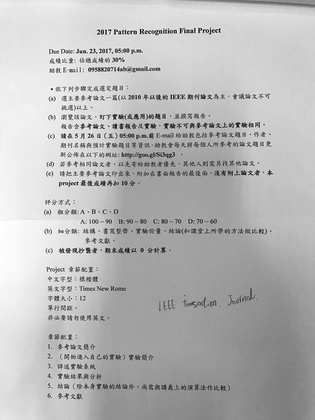
%> input picture PR-project/pics/4.jpg, 315 x 420 px, shrunk from 1080 x 1440 before the run
$ octave KM.m   (GNU Octave 9; MATLAB toolbox functions it lacks are replaced by stand-ins)
%> lines starting %> are read from the running program, lines starting %| are printed output that depends on the picture
%% K-means Clustering Algorithm
if ~exist('testing', 'var')
    clear; close all;
    data_dir = './pics/';
    file_name = '4.jpg';
    n_cluster = 3;
end

% Parameters
stopping_threshold = 1e-4;


% Read the image
img = imread([data_dir file_name]);
%> img is the input picture: size 420x315 uint8; min 7, max 255, mean 183.4

n_row = size(img, 1);
%> n_row = 420
n_col = size(img, 2);
%> n_col = 315

img = im2double(img);
%> img: size 420x315 double


%% K-means
% Create centers
max_v = max(max(img));
%> max_v = 1
min_v = min(min(img));
%> min_v = 0.0275

centers = zeros(n_cluster, 1);
for j = 1 : n_cluster
    centers(j) = min_v + (2*j+1)*(max_v-min_v)/(2*n_cluster);
end
%> after the loop, centers = [0.514; 0.838; 1.16]
centers = min(centers, 1);
%> centers = [0.514; 0.838; 1]

% Find minimum distance to center
loop = 0;
while true
    loop = loop + 1;
    old_centers = sort(centers);
    distances = abs( repmat(img, [1, 1, n_cluster])...
        - repmat(reshape(centers, [1, 1, n_cluster]), [n_row n_col 1]) );

    [val, ind] = min(distances, [], 3);

    % Find new cluster centers
    for i = 1 : n_cluster
        centers(i) = mean(img(ind==i));
    end

    delta = mean(abs(old_centers - sort(centers)));
%     fprintf('delta: %f\n', delta);

    if mean(abs(old_centers - sort(centers))) < stopping_threshold
        break;
    end

end
%> this loop made 9 passes
%> (old_centers, delta) on passes 1 to 9: ([0.514; 0.838; 1], 0.0458), ([0.572; 0.815; 0.944], 0.0131), ([0.575; 0.802; 0.921], 0.00742), ([0.575; 0.791; 0.91], 0.00458), ([0.574; 0.785; 0.903], 0.00214), ([0.573; 0.782; 0.901], 0.00193), ([0.572; 0.779; 0.899], 0.00147), ([0.572; 0.777; 0.897], 0.000726), ([0.571; 0.775; 0.897], 0)
%> pass 1, `distances = abs( repmat(img, [1, 1, n_cluster]) - repmat(reshape(cente..`:
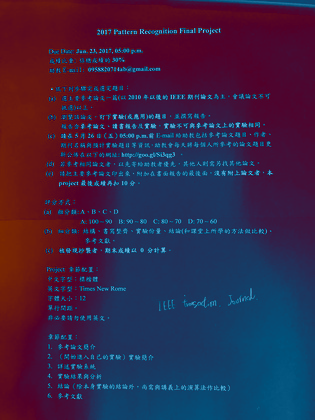
%> distances: size 420x315x3 double; mean R, G, B 0.221, 0.15, 0.281
%> pass 1, `[val, ind] = min(distances, [], 3);`:
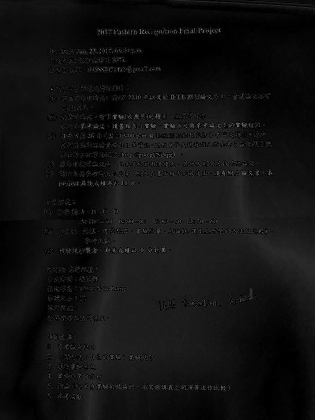
%> val: size 420x315 double; min 0, max 0.486, mean 0.0704
%> pass 1, `[val, ind] = min(distances, [], 3);`:
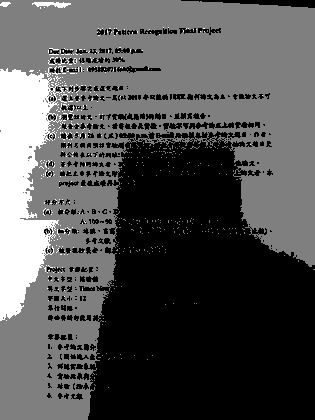
%> ind: size 420x315 double; min 1, max 3, mean 1.64; drawn with min black and max white
%> after the loop, centers = [0.571; 0.775; 0.897]; loop = 9


distances = abs( repmat(img, [1, 1, n_cluster])...
    - repmat(reshape(centers, [1, 1, n_cluster]), [n_row n_col 1]) );
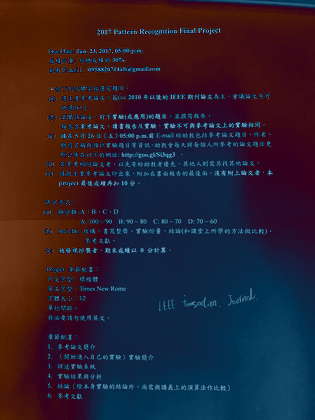
%> distances: size 420x315x3 double; mean R, G, B 0.176, 0.132, 0.186

[val, ind] = min(distances, [], 3);
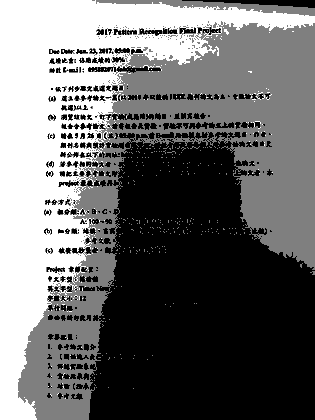
%> ind: size 420x315 double; min 1, max 3, mean 1.83; drawn with min black and max white

%%
img = im2double(imread([data_dir file_name]));
values = unique(img);
%> values = 243 values from 0.0275 to 1

mems = zeros(length(values), n_cluster);
for i = 1 : length(values)
    for c = 1 : n_cluster

        inx = find(img==values(i));
        if ind(inx(1)) == c
            mems(i, c) = 1;
        else
            mems(i, c) = 0;
        end
    end
end
%> after the loop, mems = 243 rows, first 12: [1 0 0; 1 0 0; 1 0 0; 1 0 0; 1 0 0; 1 0 0; 1 0 0; 1 0 0; 1 0 0; 1 0 0; 1 0 0; 1 0 0]

figure; hold on;
for i = 1 : n_cluster
    plot(values, mems(:, i));
    plot(centers(i), 0,'o', 'Color', 'r');
end
title('KM Membership');
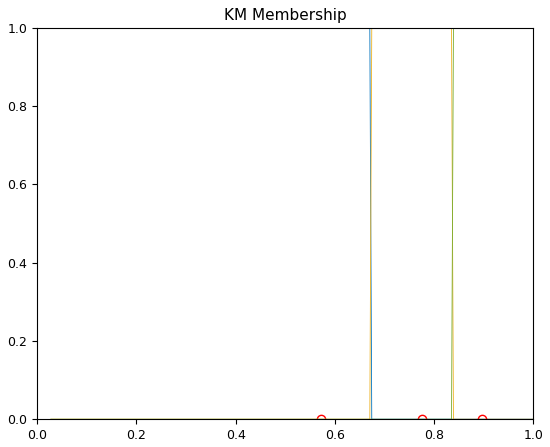
%> figure redrawn from the program's plot data; curve peaks at x = 0.0275, y = 1; curve peaks at x = 0.675, y = 1; curve peaks at x = 0.839, y = 1


%%

for i = 1 : n_cluster
    img(ind==i) = centers(i);
end
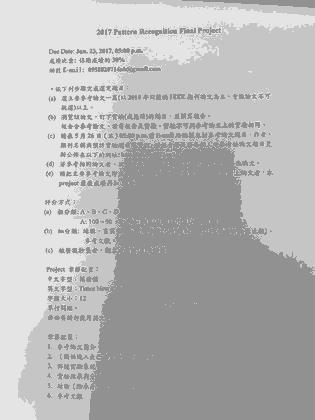
%> img: size 420x315 double; min 0.571, max 0.897, mean 0.719

if ~exist('testing', 'var')
    figure;
    imshow(img);
end

disp(255*centers');
%|    145.68   197.72   228.64

imwrite(img, sprintf('./temp/%s_KM_c%d.jpg', file_name, n_cluster));

$ run again, with PR-project/pics/1.jpg copied over PR-project/pics/4.jpg
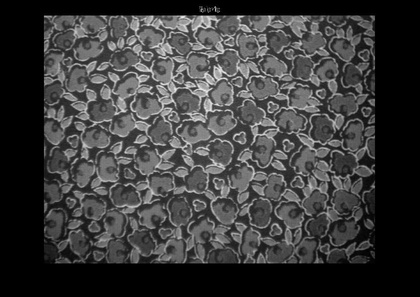
%> input picture PR-project/pics/1.jpg, 420 x 297 px, shrunk from 812 x 575 before the run
%> img is the input picture: size 297x420 uint8; min 0, max 236, mean 59.4
%> max_v = 0.925
%> min_v = 0
%> after the loop `for j = 1 : n_cluster`: centers = [0.463; 0.771; 1.08]
%> `centers = min(centers, 1);`: centers = [0.463; 0.771; 1]
%> the loop `while true` made 16 passes
%> (old_centers, delta) on passes 1 to 8: ([0.463; 0.771; 1], 0.143), ([0.212; 0.693; 0.901], 0.0838), ([0.164; 0.559; 0.832], 0.0645), ([0.123; 0.483; 0.755], 0.0452), ([0.0977; 0.434; 0.694], 0.0331), ([0.077; 0.396; 0.653], 0.0265), ([0.0596; 0.366; 0.621], 0.0228), ([0.0447; 0.34; 0.594], 0.0165)
%> after the loop `while true`: centers = [0.0125; 0.271; 0.523]; loop = 16
%> `[val, ind] = min(distances, [], 3);`:
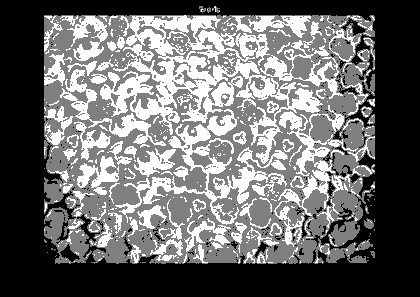
%> ind: size 297x420 double; min 1, max 3, mean 1.86; drawn with min black and max white
%> values = 237 values from 0 to 0.925
%> after the loop `for i = 1 : length(values)`: mems = 237 rows, first 12: [1 0 0; 1 0 0; 1 0 0; 1 0 0; 1 0 0; 1 0 0; 1 0 0; 1 0 0; 1 0 0; 1 0 0; 1 0 0; 1 0 0]
%> after the loop `for i = 1 : n_cluster`:
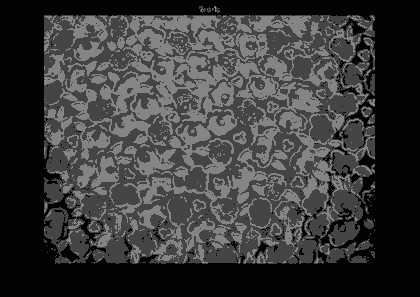
%> img: size 297x420 double; min 0.0125, max 0.523, mean 0.233
%|      3.1876    69.1700   133.3955

$ run again, with PR-project/pics/5.jpg copied over PR-project/pics/4.jpg
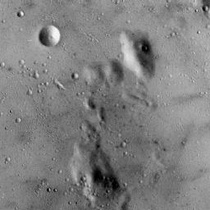
%> input picture PR-project/pics/5.jpg, 210 x 210 px, shrunk from 256 x 256 before the run
%> img is the input picture: size 210x210 uint8; min 0, max 249, mean 127.8
%> max_v = 0.976
%> min_v = 0
%> after the loop `for j = 1 : n_cluster`: centers = [0.488; 0.814; 1.14]
%> `centers = min(centers, 1);`: centers = [0.488; 0.814; 1]
%> the loop `while true` made 28 passes
%> (old_centers, delta) on passes 1 to 8: ([0.488; 0.814; 1], 0.0572), ([0.493; 0.701; 0.946], 0.045), ([0.477; 0.636; 0.892], 0.0392), ([0.452; 0.601; 0.834], 0.0233), ([0.433; 0.583; 0.802], 0.0171), ([0.417; 0.571; 0.779], 0.0149), ([0.404; 0.562; 0.756], 0.0116), ([0.397; 0.557; 0.732], 0.0141)
%> after the loop `while true`: centers = [0.267; 0.464; 0.588]; loop = 28
%> `[val, ind] = min(distances, [], 3);`:
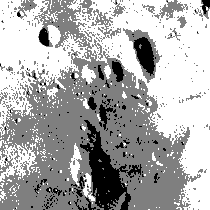
%> ind: size 210x210 double; min 1, max 3, mean 2.35; drawn with min black and max white
%> values = 249 values from 0 to 0.976
%> after the loop `for i = 1 : length(values)`: mems = 249 rows, first 12: [1 0 0; 1 0 0; 1 0 0; 1 0 0; 1 0 0; 1 0 0; 1 0 0; 1 0 0; 1 0 0; 1 0 0; 1 0 0; 1 0 0]
%> after the loop `for i = 1 : n_cluster`:
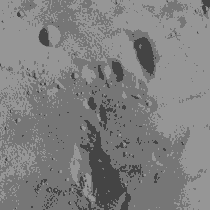
%> img: size 210x210 double; min 0.267, max 0.588, mean 0.501
%|     68.134   118.205   150.007
